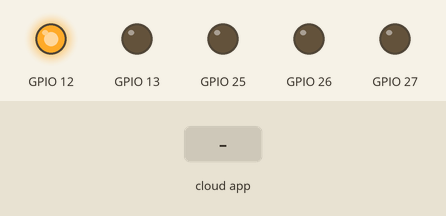
Simulated run of this sketch. Board: ESP8266 (NodeMCU). On the bench: output pins drawn as LEDs (lit = HIGH). The test bench sets the inputs (shaded band). WiFi joins after 1.5 s; servers stay silent unless stated; the Firebase database answers and starts empty; what the sketch prints to the serial monitor is not drawn.

Above: at 3.1 s.
3.2 s: the phone or cloud app sets one to 1
At 4.2 s:
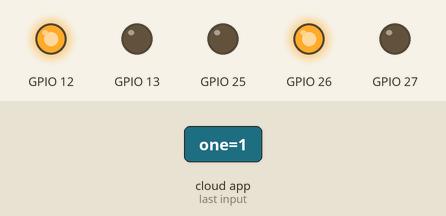
4.9 s: the phone or cloud app sets two to 1
At 5.4 s:
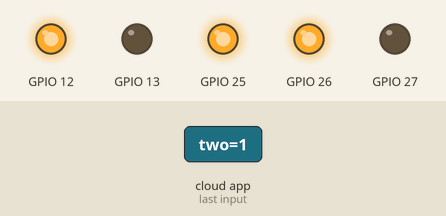
6.4 s: the phone or cloud app sets three to 1
At 7.6 s:
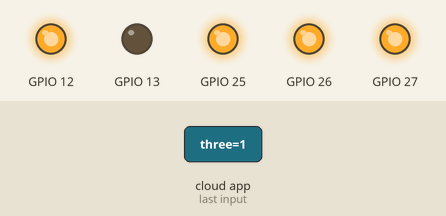
7.9 s: the phone or cloud app sets one to 0
At 9.0 s:
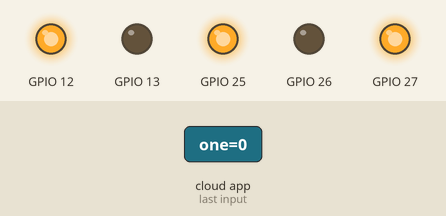
9.4 s: the phone or cloud app sets two to 0
At 10.1 s:
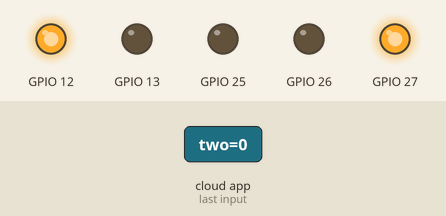
10.9 s: the phone or cloud app sets one to 1
At 12.1 s:
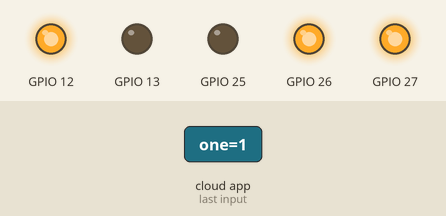
Timing chart, 0 to 13.6 s (numbered marks = the images above; inputs shaded):
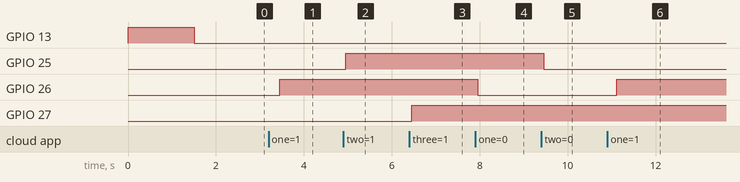

The sketch:

LEDController.ino
```cpp
#include <Arduino.h>
#if defined(ESP32)
#include <WiFi.h>
#elif defined(ESP8266)
#include <ESP8266WiFi.h>
#endif
#include <Firebase_ESP_Client.h>
#include "addons/TokenHelper.h"
#include "addons/RTDBHelper.h"


#define WIFI_SSID "Nandadeepa"
#define WIFI_PASSWORD "12345678"
#define API_KEY "AIzaSyADkcqRduF7fqfMe3rtPcN4Op0lKgopHsk"
#define DATABASE_URL "https://alcuinwebapp-default-rtdb.asia-southeast1.firebasedatabase.app"

FirebaseData fbdo;
FirebaseAuth auth;
FirebaseConfig config;

unsigned long sendDataPrevMillis = 0;
int count = 0;
int LEDOneState = 0;
int LEDTwoState = 0;
int LEDThreeState = 0;

bool signupOK = false;

void setup() {
  Serial.begin(115200);


  pinMode(13, OUTPUT);
  pinMode(12, OUTPUT);
  pinMode(26, OUTPUT);
  pinMode(25, OUTPUT);
  pinMode(27, OUTPUT);


  WiFi.begin(WIFI_SSID, WIFI_PASSWORD);
  Serial.print("Connecting to Wi-Fi");
  while (WiFi.status() != WL_CONNECTED) {
    digitalWrite(13, HIGH);
    Serial.print(".");
    delay(100);
    digitalWrite(13, LOW);
  }
  Serial.println();
  Serial.print("Connected with IP: ");
  Serial.println(WiFi.localIP());
  Serial.println();
  digitalWrite(13, HIGH);

  config.api_key = API_KEY;
  config.database_url = DATABASE_URL;
  if (Firebase.signUp(&config, &auth, "", "")) {
    Serial.println("ok");
    signupOK = true;
    digitalWrite(13, LOW);
    digitalWrite(12, HIGH);
  }
  else {
    Serial.printf("%s\n", config.signer.signupError.message.c_str());
    digitalWrite(13, HIGH);
  }


  config.token_status_callback = tokenStatusCallback;

  Firebase.begin(&config, &auth);

  Firebase.RTDB.setString(&fbdo, "led/one", LEDOneState);
  Firebase.RTDB.setString(&fbdo, "led/two", LEDTwoState);
  Firebase.RTDB.setString(&fbdo, "led/three", LEDThreeState);

  Firebase.reconnectWiFi(true);
}

void loop() {
  if (Firebase.ready() && signupOK  )   {


    if (Firebase.RTDB.getInt(&fbdo, "led/one")) {
      if (fbdo.dataTypeEnum() == fb_esp_rtdb_data_type_integer) {
        LEDOneState = fbdo.to<int>();
      }
      else {
        Serial.println(fbdo.errorReason());
      }
    }
    if (LEDOneState == 0) {
      digitalWrite(26, LOW);

    }
    else {
      digitalWrite(26, HIGH);

    }
    if (Firebase.RTDB.getInt(&fbdo, "led/two")) {
      if (fbdo.dataTypeEnum() == fb_esp_rtdb_data_type_integer) {
        LEDTwoState = fbdo.to<int>();
      }
      else {
        Serial.println(fbdo.errorReason());
      }
    }
    if (LEDTwoState == 0) {
      digitalWrite(25, LOW);

    }
    else {
      digitalWrite(25, HIGH);

    }
    if (Firebase.RTDB.getInt(&fbdo, "led/three")) {
      if (fbdo.dataTypeEnum() == fb_esp_rtdb_data_type_integer) {
        LEDThreeState = fbdo.to<int>();
      }

      else {
        Serial.println(fbdo.errorReason());
      }
    }


    if (LEDThreeState == 0) {
      digitalWrite(27, LOW);

    }
    else {
      digitalWrite(27, HIGH);

    }

  }

}
```

Measured:
- after the input at 3.2 s, GPIO 26: LOW → HIGH after 0.26 s
- after the input at 4.9 s, GPIO 25: LOW → HIGH after 0.06 s
- after the input at 6.4 s, GPIO 27: LOW → HIGH after 0.06 s
- after the input at 7.9 s, GPIO 26: HIGH → LOW after 0.06 s
- after the input at 9.4 s, GPIO 25: HIGH → LOW after 0.06 s
- after the input at 10.9 s, GPIO 26: LOW → HIGH after 0.21 s
